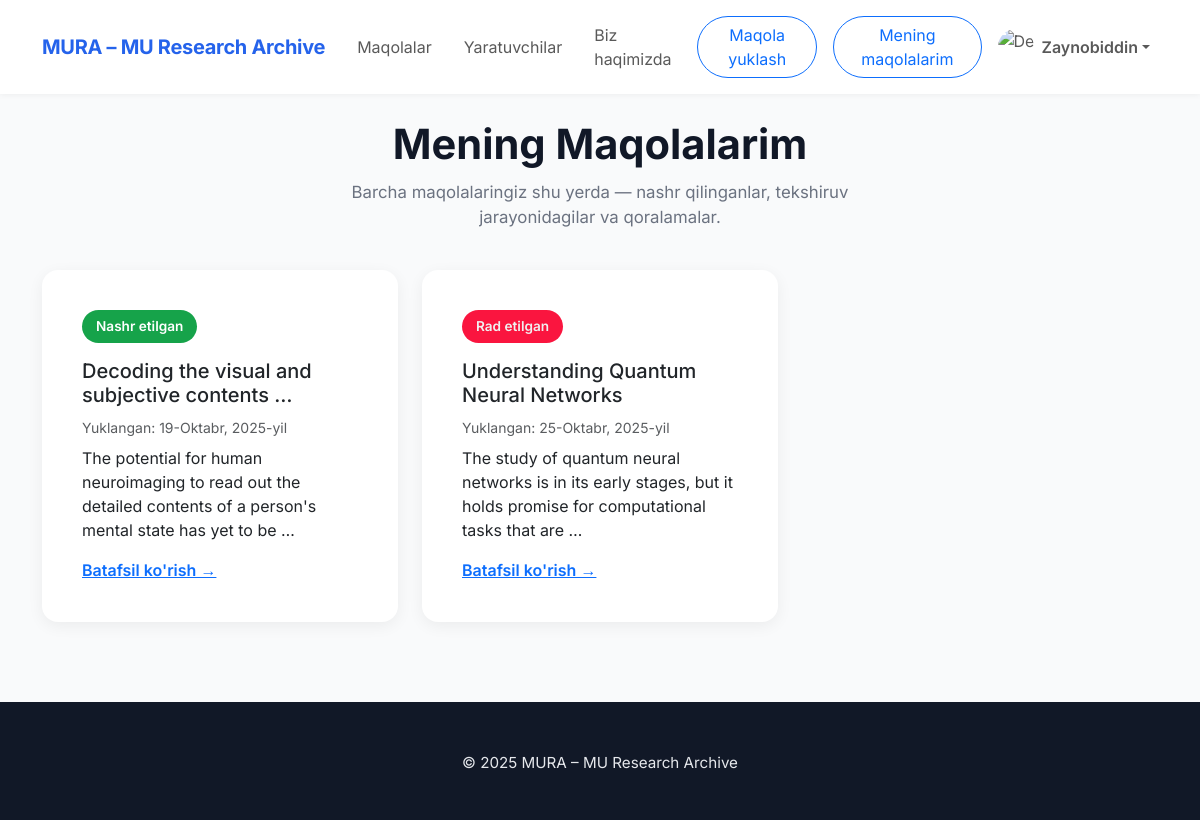
Before: /my-papers/ (signed in) with the older database file.
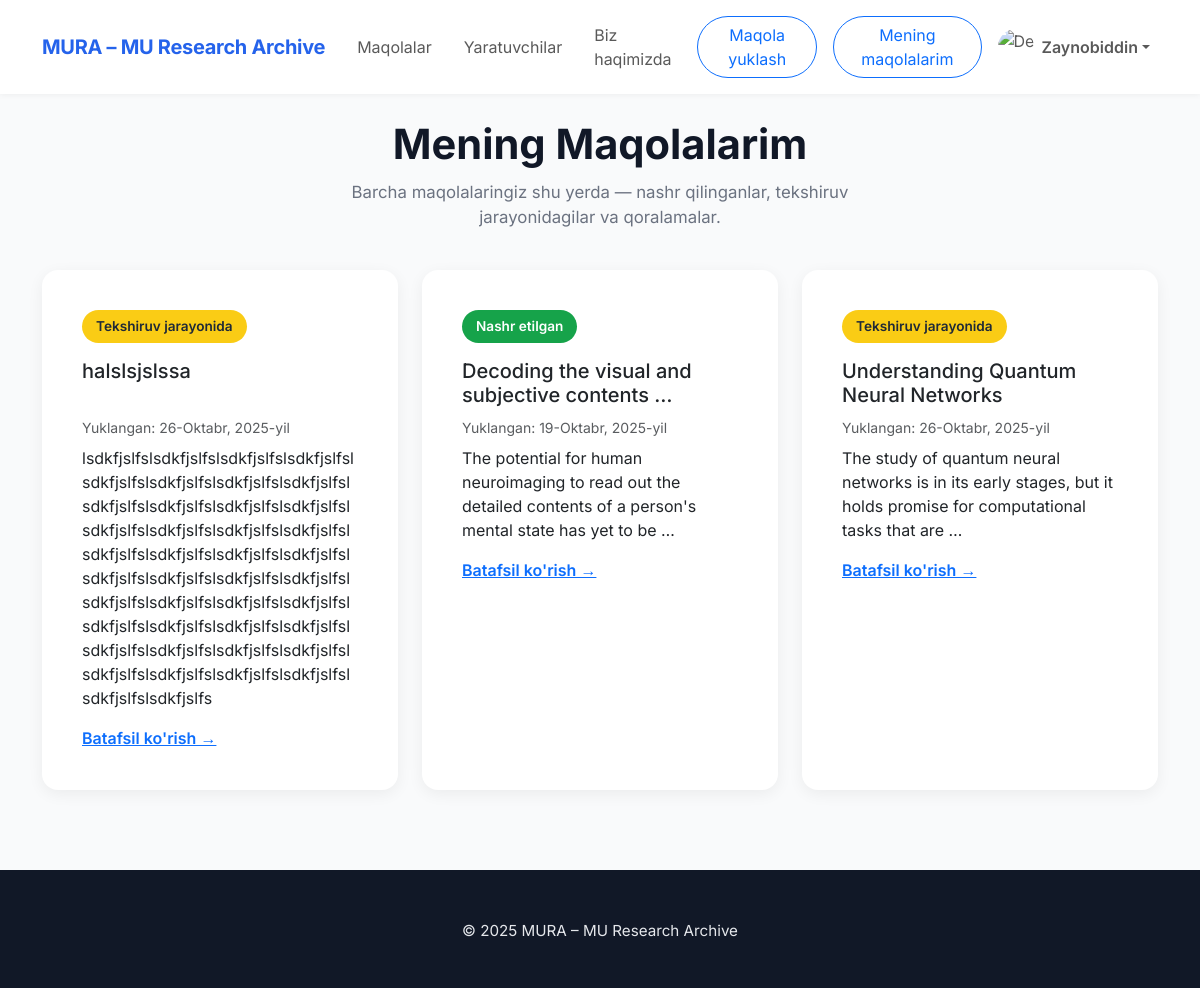
After: the same page with the newer database file.
### main/models.py (models this page shows, shortened)
class Paper(models.Model):
    STATUS_CHOICES = [
        (1, 'draft'),
        (2, 'on_process'),
        (3, 'declined'),
        (4, 'accepted'),
        (5, 'payment_process'),
        (6, 'blocked')
    ]
    owner = models.ForeignKey(CustomUser, on_delete=models.CASCADE)
    category = models.ForeignKey('Category', on_delete=models.SET_NULL, null=True)
    title = models.CharField(
        max_length=100,
        validators=[MinLengthValidator(1)],
        help_text="Sarlavha 10–255 belgidan iborat bo‘lishi kerak."
    )
    summary = models.TextField(
        max_length=500,
        validators=[MinLengthValidator(100)],
        help_text="Qisqacha mazmun kamida 100 ta belgidan iborat bo‘lishi kerak."
    )
    intro = models.TextField(
        max_length=500,
        validators=[MinLengthValidator(100)],
        help_text="Kirish qismi kamida 100 ta belgidan iborat bo‘lishi kerak."
    )
    file = models.FileField(upload_to='pdfs/')
    status = models.IntegerField(
        choices=STATUS_CHOICES,
        default=1,
        help_text="Maqolaning joriy holatini tanlang."
    )
    published_at = models.DateField(auto_now=True)
    keywords = models.CharField(
        max_length=100,
        validators=[MinLengthValidator(10)],
        help_text="Kalit so‘zlar 10–300 belgidan iborat bo‘lishi kerak."
    )
    pages = models.IntegerField(
        null=True,
        blank=True,
        help_text="Betlar soni 3–50 oralig‘ida bo‘lishi kerak."
    )
    organization = models.CharField(
        max_length=120,
        validators=[MinLengthValidator(1)],
        null=True,
        blank=True,
        help_text="Tashkilot nomi 5–120 belgidan iborat bo‘lishi kerak."
    )
    paid_at = models.DateTimeField(null=True, blank=True)
    reject_count = models.IntegerField(default=0)

### main/views.py (the view)
# urls.py: path('my-papers/', MyPapersView.as_view(), name='my_papers'),
class MyPapersView(LoginRequiredMixin, ListView):
    model = Paper
    template_name = 'papers.html'
    context_object_name = 'papers'
    login_url = 'login'
    def get_queryset(self):
        return Paper.objects.filter(owner=self.request.user).order_by('-id')

### templates/papers.html (shortened to what this page needs)
{% extends "base.html" %}
{% load static %}
{% block style %}
    <link href="https://cdn.jsdelivr.net/npm/bootstrap@5.3.3/dist/css/bootstrap.min.css" rel="stylesheet"/>
    <link rel="stylesheet" href="{% static 'main/css/papers.css' %}">
{% endblock %}
{% block content %}
    <section class="container my-5">
        <div class="section-header">
            <h1>Mening Maqolalarim</h1>
            <p>Barcha maqolalaringiz shu yerda — nashr qilinganlar, tekshiruv jarayonidagilar va qoralamalar.</p>
        </div>
        <div class="row g-4">
            {% for paper in papers %}
                <div class="col-12 col-md-6 col-lg-4 d-flex">
                    <div class="card p-4 flex-fill">
                        <div class="card-body">
                            {% if paper.status == 1 %}
                                <span class="status-badge status-draft">To'lanmagan</span>
                            {% elif paper.status == 2 %}
                                <span class="status-badge status-review">Tekshiruv jarayonida</span>
                            {% elif paper.status == 3 %}
                                <span class="status-badge status-decline">Rad etilgan</span>
                            {% elif paper.status == 4 %}
                                <span class="status-badge status-published">Nashr etilgan</span>
                            {% elif paper.status == 5 %}
                                <span class="status-badge status-review">To'lov tekshirilmoqda</span>
                            {% endif %}
                            <h5 class="card-title mt-2" style="min-height: 50px;">{{ paper.title|truncatewords:6 }}</h5>
                            <p class="text-muted small mb-2">Yuklangan: {{ paper.published_at }}</p>
                            <p style="min-height: 90px;">{{ paper.intro|truncatewords:20 }}</p>
                            <a href="{% url 'my_paper' paper.id %}" class="text-primary fw-semibold">Batafsil ko'rish
                                →</a>
                        </div>
                    </div>
                </div>
            {% endfor %}
        </div>
    </section>
{% endblock %}

Changed rows visible on the page:
added Paper: status "Tekshiruv jarayonida", title "halslsjslssa", published_at "26-Oktabr, 2025-yil", intro "lsdkfjslfslsdkfjslfslsdkfjslfslsdkfjslfslsdkfjslfslsdkfjslfslsdkfjslfslsdkfjslfslsdkfjslfslsdkfjslfslsdkfjslfslsdkfjslfslsdkfjslfslsdkfjslfslsdkfjslfslsdkfjslfslsdkfjslfslsdkfjslfslsdkfjslfslsdkfjslfslsdkfjslfslsdkfjslfslsdkfjslfslsdkfjslfslsdkfjslfslsdkfjslfslsdkfjslfslsdkfjslfslsdkfjslfslsdkfjslfslsdkfjslfslsdkfjslfslsdkfjslfslsdkfjslfslsdkfjslfslsdkfjslfslsdkfjslfslsdkfjslfslsdkfjslfslsdkfjslfslsdkfjslfslsdkfjslfs"
changed Paper "Understanding Quantum Neural Networks": published_at "25-Oktabr, 2025-yil" → "26-Oktabr, 2025-yil"; status "Rad etilgan" → "Tekshiruv jarayonida"
